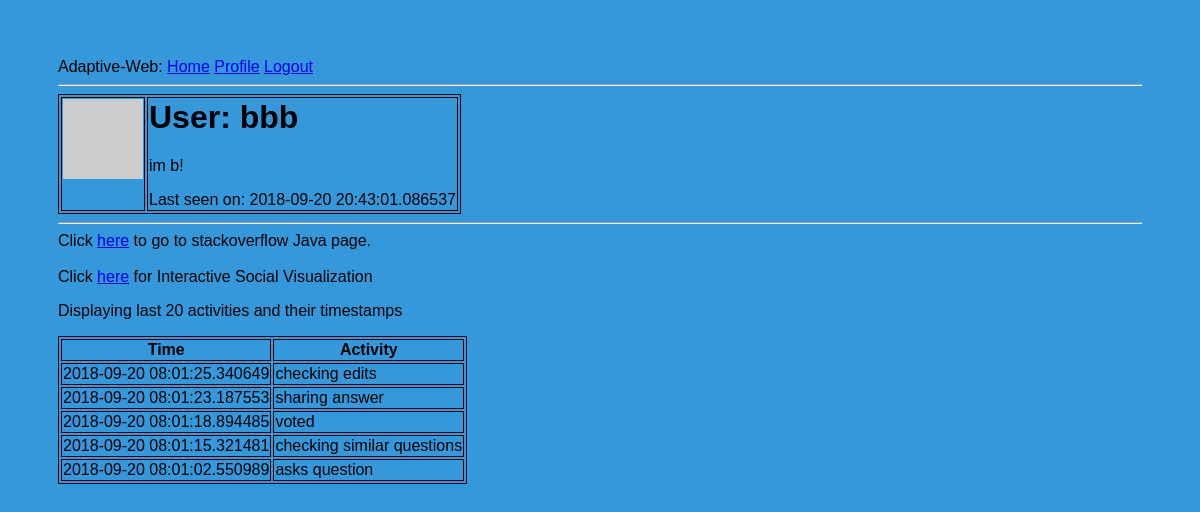
/user/bbb (signed in), run on the app's committed database.
### app/models.py (models this page shows, shortened)
class User(UserMixin, db.Model):
    id = db.Column(db.Integer, primary_key=True)
    username = db.Column(db.String(64), index=True, unique=True)
    email = db.Column(db.String(120), index=True, unique=True)
    password_hash = db.Column(db.String(128))
    about_me = db.Column(db.String(140))
    last_seen = db.Column(db.DateTime, default=datetime.utcnow)
    def __repr__(self):
        return '<User {}>'.format(self.username)
    def avatar(self, size):
        digest = md5(self.email.lower().encode('utf-8')).hexdigest()
        return 'https://www.gravatar.com/avatar/{}?d=identicon&s={}'.format(
            digest, size)

class Test(db.Model):
    id = db.Column(db.Integer, primary_key=True)
    username = db.Column(db.String(64), index=True)
    count = db.Column(db.Integer)
    activity = db.Column(db.String(64), index=True)
    time = db.Column(db.DateTime, index=True, default=datetime.utcnow)

### app/routes.py (the view)
@app.route('/user/<username>', methods=['GET', 'POST'])
@login_required
def user(username):
    print current_user
    user = User.query.filter_by(username=username).first_or_404()
    posts = Test.query.filter_by(username=username).first()
    conn = sqlite3.connect('app.db')
    c = conn.cursor()
    print str(current_user.username)
    c.execute("SELECT time, activity FROM Test WHERE username like '" + str(current_user.username) + "' ORDER BY id DESC LIMIT 20")
    data = c.fetchall()
    print "rendering"
    return render_template('user.html', user=user, data=data)

### app/models.py (called while the page is built)
@login.user_loader
def load_user(id):
    return User.query.get(int(id))

### app/routes.py (called while the page is built)
@app.before_request
def before_request():
    if current_user.is_authenticated:
        current_user.last_seen = datetime.utcnow()
        db.session.commit()

### app/templates/user.html (shortened to what this page needs)
{% extends "base.html" %}
{% block content %}
    <table>
        <tr valign="top">
            <td><img src="{{ user.avatar(128) }}"></td>
            <td>
                <h1>User: {{ user.username }}</h1>
                {% if user.about_me %}<p>{{ user.about_me }}</p>{% endif %}
                {% if user.last_seen %}<p>Last seen on: {{ user.last_seen }}</p>{% endif %}
            </td>
        </tr>
    </table>
    <hr>
    Click <a href="https://stackoverflow.com/questions/tagged/java?sort=frequent&pageSize=15?&user={{ user.username }}">here</a> to go to stackoverflow Java page.
<br>
<br>
Click <a href="{{url_for('chart') }}">here</a> for Interactive Social Visualization
<br>
<p> Displaying last 20 activities and their timestamps</p>
    <table>
        <tr>
    <th>Time</th>
    <th>Activity</th>
  </tr>
    {% for item in data %}
    <tr>
        <td>{{item[0]}}</td>
        <td>{{item[1]}}</td>
    </tr>
    {% endfor %}
    </table>
{% endblock %}

### app/static/style.css (style rules this page uses)
* { box-sizing: border-box; }
body { font-family: Arial; background-color: #3498DB; padding: 50px; }

### app/templates/user.html (style rules this page uses)
table, th, td { border: 1px solid black; }

### data on the page
User: username "bbb", about_me "im b!", last_seen "2018-09-20 20:43:01.086537"
Test: time "2018-09-20 08:01:25.340649", activity "checking edits"
Test: time "2018-09-20 08:01:23.187553", activity "sharing answer"
Test: time "2018-09-20 08:01:18.894485", activity "voted"
Test: time "2018-09-20 08:01:15.321481", activity "checking similar questions"
Test: time "2018-09-20 08:01:02.550989", activity "asks question"
